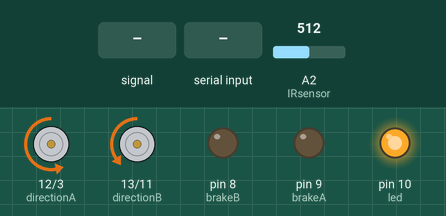
The sketch below on a simulated Arduino Uno, built with avr-gcc and run on an emulated ATmega328P. Shown: direction and speed pins drawn as motors (green arrow = direction pin HIGH = forward, orange = LOW = backward, longer = more drive), output pins drawn as LEDs (lit = HIGH). The inputs (shaded band) are chosen by the test bench; at power-on: A2 (IRsensor) = 512.

Above: at 2.1 s.
2.2 s: A2 (IRsensor) fed a 200 Hz sine of ±255 counts around its level
At 4.2 s:
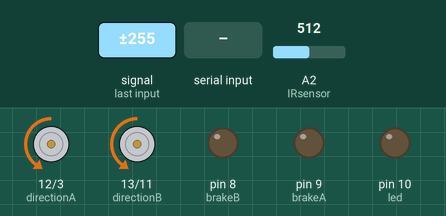
5.2 s: A2 (IRsensor) set to 306
8.2 s: "100\n" received over the second serial link
At 9.1 s:
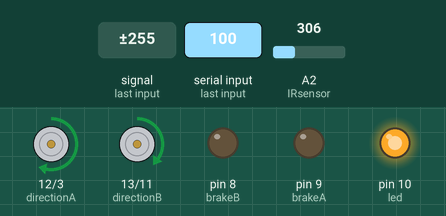
9.7 s: A2 (IRsensor) set to 291
At 10.3 s:
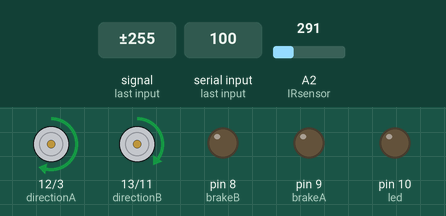
11.3 s: A2 (IRsensor) set to 610
At 14.0 s:
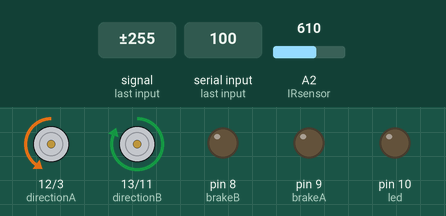
14.3 s: A2 (IRsensor) set to 592
At 17.4 s:
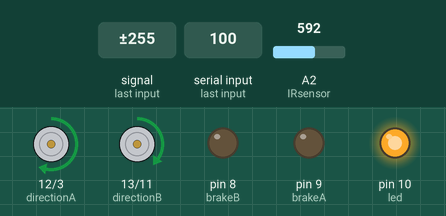
Timing chart, 0 to 18.3 s (numbered marks = the images above; inputs shaded):
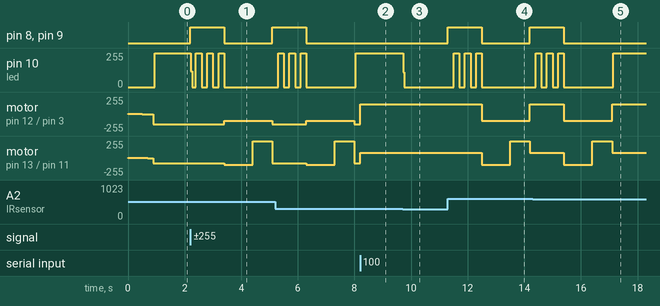

Measured:
- the behaviour switches between 301 and 300 on A2 (IRsensor) (found by bisection; images 2 and 3)
- the behaviour switches between 601 and 600 on A2 (IRsensor) (found by bisection; images 4 and 5)
- after the input at 2.2 s, pin 8 (brakeB), pin 9 (brakeA): LOW → HIGH at once, → LOW 1.2 s later, → HIGH 1.7 s later
- after the input at 8.2 s, motor on pin 12 (directionA) / pin 3 (speedA): backward 150/255 → forward 150/255 at once; motor on pin 13 (directionB) / pin 11 (speedB): backward 80/255 → forward 80/255 at once
- after the input at 9.7 s, pin 10 (led): 252/255 → 0/255 at once
- after the input at 11.3 s, pin 8 (brakeB), pin 9 (brakeA): LOW → HIGH at once, → LOW 1.2 s later, → HIGH 1.7 s later
- after the input at 14.3 s, pin 8 (brakeB), pin 9 (brakeA): goes on until 15.4 s, then stays LOW

The sketch:

Arduino_Verarbeitung.ino
```cpp
#include <SoftwareSerial.h>
SoftwareSerial Blt(4,7);

#define directionA 12
#define directionB 13
#define speedA 3
#define speedB 11
#define brakeA 9
#define brakeB 8
#define led 10

const int IRsensor = A2;
int distanz;
char input[100];
char delimiter[] = "AB"; // Trennzeichen
char * ptr;
char momentaneZahl[37];
int indexWert, index;
int motorgas;
int motorlenk;
int zustandMotorLinks;
int zustandMotorRechts;
int u;
unsigned long interval=200;
unsigned long previousMillis=0;


void setup() {

  pinMode(IRsensor, INPUT);
  pinMode(led, OUTPUT);
  digitalWrite(led, LOW);

  pinMode(directionA, OUTPUT);
  pinMode(directionB, OUTPUT);
  pinMode(speedA, OUTPUT);
  pinMode(speedB, OUTPUT);
  pinMode(brakeA, OUTPUT);
  pinMode(brakeB, OUTPUT);
  Blt.begin(9600);

  Init();

}

void loop() {

  if ((unsigned long)(millis() - previousMillis) >= interval)
  {
    previousMillis = millis();
    indexWert = 0;

    while(Blt.available())
    {
      input[indexWert] = Blt.read();
      indexWert++;
    }

    ptr = strtok(input, delimiter);

    motorgas = atoi(ptr);

    ptr = strtok(NULL, delimiter);

    motorlenk = atoi(ptr);
  }


  MauerCheck();


  bewegung();


}


void Init()
{
  Motor1Vor(1);
  Motor2Vor(1);
  delay(500);
  Motor2Back(1);
  delay(200);
  Motor1Back(1);
  delay(200);
}

void bewegung(){


  u = map(motorgas, 100, 200, 80, 255);

  int z = map(motorlenk, 0, 99, 80, 120);
  int y = map(motorlenk, 0, 99, 150, 130);
  int x = map(motorlenk, 101, 200, 130, 150);
  int c = map(motorlenk, 101, 200, 120, 80);

  /*
  Wenn motorlenk genau 100 ist, soll Roboter geradeaus fahren
  motorlenk < 100 --> nach links lenken
  motorlenk > 100 --> nach rechts lenken
  */
  // Roboter soll nach vorne fahren
  if(motorgas >= 100)
  {
    if(motorlenk == 100)
    {
      Motor1Vor(u);
      Motor2Vor(u);
    }
    else if(motorlenk < 100)
    {
      Motor1Vor(z);
      Motor2Vor(y);
    }
    else if(motorlenk > 100)
    {
      Motor1Vor(x);
      Motor2Vor(c);
    }

  }
  // Roboter soll nach hinten fahren
  else if(motorgas < 100)
  {
    if(motorlenk == 100)
    {
      Motor1Back(100);
      Motor2Back(100);
    }
    else if(motorlenk < 100)
    {
      Motor1Back(z);
      Motor2Back(y);
    }
    else if(motorlenk > 100)
    {
      Motor1Back(x);
      Motor2Back(c);
    }
  }


}

void MauerCheck()
{

  distanz = analogRead(IRsensor);
  digitalWrite(led, LOW);

  if(distanz > 300)
  {
    digitalWrite(led, HIGH);

    if(distanz > 600)
    {
      digitalWrite(brakeA, HIGH);
      digitalWrite(brakeB, HIGH);
      digitalWrite(led, LOW);
      delay(200);
      digitalWrite(led, HIGH);
      delay(200);
      digitalWrite(led, LOW);
      delay(200);
      digitalWrite(led, HIGH);
      delay(200);
      digitalWrite(led, LOW);
      delay(200);
      digitalWrite(led, HIGH);
      delay(200);
      digitalWrite(led, LOW);
      Motor2Back(100);
      Motor1Back(100);
      delay(1000);
      Motor1Vor(255);
      delay(700);
      Motor1Vor(100);
      Motor2Vor(100);
    }

  }


}


void Motor2Vor(int v)
{
  digitalWrite(directionA, HIGH);
  digitalWrite(brakeA, LOW);
  analogWrite(speedA, v);

  //digitalWrite(12, HIGH);
  //digitalWrite(9, LOW);
  //analogWrite(3, 255);
}


void Motor2Back(int v)
{
  digitalWrite(directionA, LOW);
  digitalWrite(brakeA, LOW);
  analogWrite(speedA, v);
}


void Motor1Vor(int v)
{
  digitalWrite(directionB, HIGH);
  digitalWrite(brakeB, LOW);
  analogWrite(speedB, v);
}


void Motor1Back(int v)
{
  digitalWrite(directionB, LOW);
  digitalWrite(brakeB, LOW);
  analogWrite(speedB, v);
}
```
